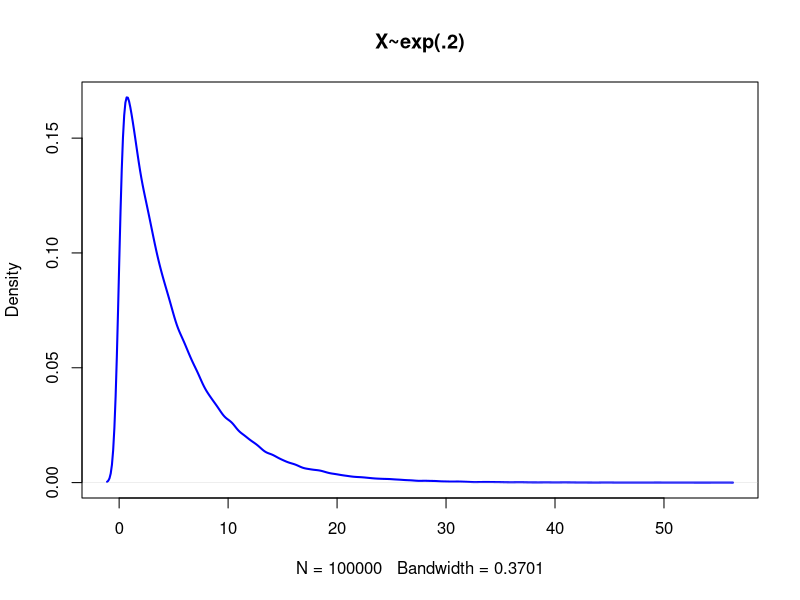
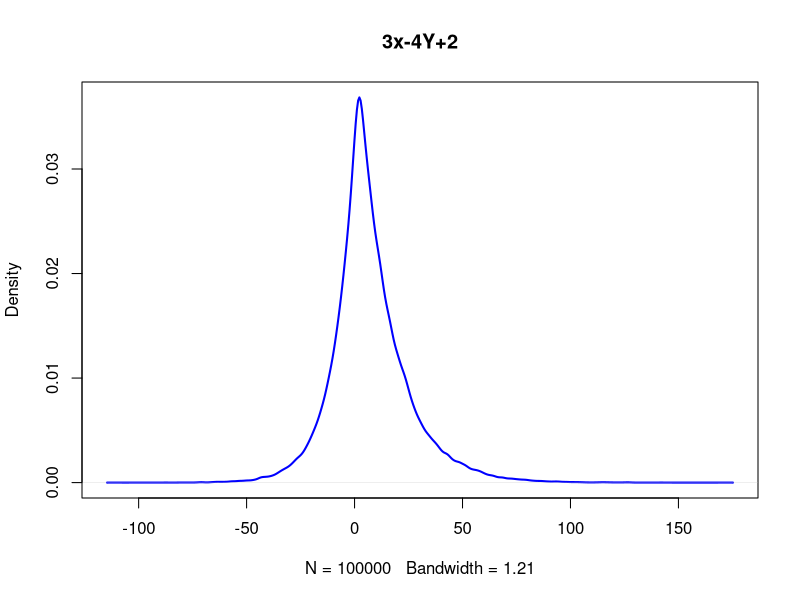

These charts were generated, in order, by the following R code:
## ---- chunk 1
rnormalz<-rnorm((30000*5))  #generating the numbers
rn.matrix<-matrix(rnormalz, ncol=5)  #putting the numbers in a matrix with 5 collumns
## ---- chunk 2
start<-proc.time()
medians<-NULL #making a vector to put my 300000 medians in
for(i in 1: 30000){
    medians<-c(medians, median(rn.matrix[i,]))  #takes the median of the ith row
}
end<-proc.time()

end[3]-start[3]
## ---- chunk 3
start<-proc.time()
medians<-apply(rn.matrix, 1, median) # takes the median of each row of the rn.matrix 
end<-proc.time()
end[3]-start[3]
## ---- chunk 4

means.row<-apply(rn.matrix, 1, mean) # takes the mean of each row of the rn.matrix matrix

means.col<-apply(rn.matrix, 2, mean) #takes the mean of each collumn of the rn.matrix matrix

sums.col<-apply(rn.matrix, 2, sum) #takes the sum of each collumn of the rn.matrix matrix

## ---- chunk 5
X<-rexp(100000, .2)

plot(density(X), col="blue", lwd=2, main="X~exp(.2)")
## ---- chunk 6
1/(.2)^2
mean(X^2)-(mean(X))^2 #variance
var(X) #also the variance
## ---- chunk 7
X<-rexp(100000, .2)
Y<-rexp(100000, .4)

function.X.Y<-(3*X -4*Y+2)

var(function.X.Y) #Var(3X-4Y+2)

plot(density(function.X.Y), col="blue", lwd=2, main="3x-4Y+2")
## ---- chunk 8
part.1=var(3*X)         #Var(3X)

part.2=var(4*Y)         #Var(4Y)

part.3<-mean((2)^2)-(mean(2))^2 #Var(2)

part.1-part.2+part.3

## ---- chunk 9

## ---- chunk 10

## ---- chunk 11

## ---- chunk 12

xsim<-c()
ysim<-c()
for (i in 1:10000){
  x<-runif(1)
  y<-runif(1)
  if (y<x){
    xsim<-c(xsim,x)
    ysim<-c(ysim,y)}}
cov(xsim,ysim)
cor(xsim,ysim)
